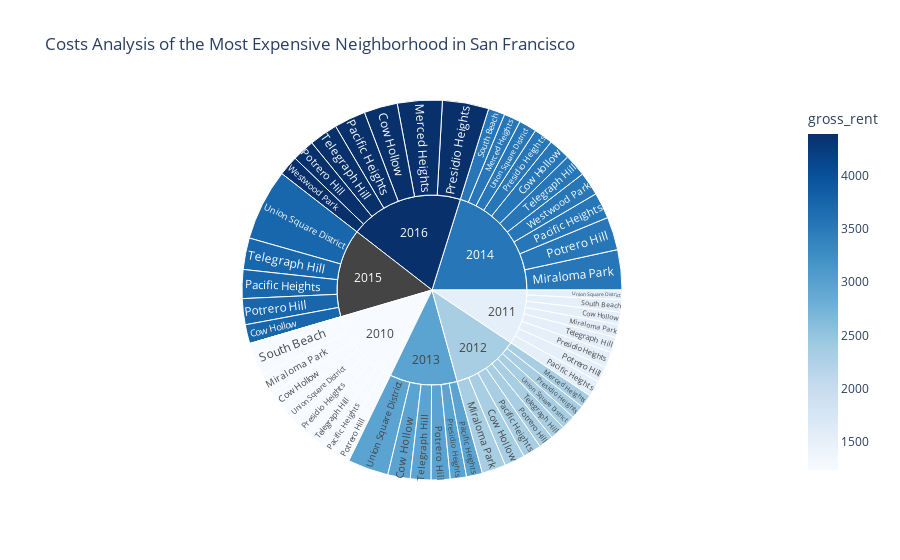

This figure's notebook cell:
### Code cell
sunburst()

### Figure 1 — Plotly figure (JSON) as saved in the notebook; plotly's stock layout.template omitted (floating-point values rounded to 4 significant figures)
{"data": [{"branchvalues": "total", "customdata": [[1239], [1530.0], [2324], [2971], [3528.0], [3739.0], [4390], [2324], [3528], [4390], [1239], [1530], [2324], [3528.0], [1239], [1530], [2324], [2971], [3528], [3739], [4390], [1239], [1530], [2324], [2971], [3528], [3739], [4390], [1239], [1530], [2324], [2971], [3528], [null], [4390], [1239], [1530.0], [3528], [1239], [1530], [2324], [2971], [3528.0], [3739], [4390], [1239], [1530], [2324], [2971], [3528], [3739.0], [3528.0], [4390], [1239.0], [1530], [2324.0], [2971], [3528], [null], [4390]], "domain": {"x": [0, 1], "y": [0, 1]}, "hovertemplate": "labels=%{label}<br>sale_price_sqr_foot=%{value}<br>parent=%{parent}<br>id=%{id}<br>gross_rent=%{color}<extra></extra>", "ids": ["2010/Cow Hollow", "2011/Cow Hollow", "2012/Cow Hollow", "2013/Cow Hollow", "2014/Cow Hollow", "2015/Cow Hollow", "2016/Cow Hollow", "2012/Merced Heights", "2014/Merced Heights", "2016/Merced Heights", "2010/Miraloma Park", "2011/Miraloma Park", "2012/Miraloma Park", "2014/Miraloma Park", "2010/Pacific Heights", "2011/Pacific Heights", "2012/Pacific Heights", "2013/Pacific Heights", "2014/Pacific Heights", "2015/Pacific Heights", "2016/Pacific Heights", "2010/Potrero Hill", "2011/Potrero Hill", "2012/Potrero Hill", "2013/Potrero Hill", "2014/Potrero Hill", "2015/Potrero Hill", "2016/Potrero Hill", "2010/Presidio Heights", "2011/Presidio Heights", "2012/Presidio Heights", "2013/Presidio Heights", "2014/Presidio Heights", "2015/Presidio Heights", "2016/Presidio Heights", "2010/South Beach", "2011/South Beach", "2014/South Beach", "2010/Telegraph Hill", "2011/Telegraph Hill", "2012/Telegraph Hill", "2013/Telegraph Hill", "2014/Telegraph Hill", "2015/Telegraph Hill", "2016/Telegraph Hill", "2010/Union Square District", "2011/Union Square District", "2012/Union Square District", "2013/Union Square District", "2014/Union Square District", "2015/Union Square District", "2014/Westwood Park", "2016/Westwood Park", "2010", "2011", "2012", "2013", "2014", "2015", "2016"], "labels": ["Cow Hollow", "Cow Hollow", "Cow Hollow", "Cow Hollow", "Cow Hollow", "Cow Hollow", "Cow Hollow", "Merced Heights", "Merced Heights", "Merced Heights", "Miraloma Park", "Miraloma Park", "Miraloma Park", "Miraloma Park", "Pacific Heights", "Pacific Heights", "Pacific Heights", "Pacific Heights", "Pacific Heights", "Pacific Heights", "Pacific Heights", "Potrero Hill", "Potrero Hill", "Potrero Hill", "Potrero Hill", "Potrero Hill", "Potrero Hill", "Potrero Hill", "Presidio Heights", "Presidio Heights", "Presidio Heights", "Presidio Heights", "Presidio Heights", "Presidio Heights", "Presidio Heights", "South Beach", "South Beach", "South Beach", "Telegraph Hill", "Telegraph Hill", "Telegraph Hill", "Telegraph Hill", "Telegraph Hill", "Telegraph Hill", "Telegraph Hill", "Union Square District", "Union Square District", "Union Square District", "Union Square District", "Union Square District", "Union Square District", "Westwood Park", "Westwood Park", "2010", "2011", "2012", "2013", "2014", "2015", "2016"], "marker": {"coloraxis": "coloraxis", "colors": [1239, 1530.0, 2324, 2971, 3528.0, 3739.0, 4390, 2324, 3528, 4390, 1239, 1530, 2324, 3528.0, 1239, 1530, 2324, 2971, 3528, 3739, 4390, 1239, 1530, 2324, 2971, 3528, 3739, 4390, 1239, 1530, 2324, 2971, 3528, null, 4390, 1239, 1530.0, 3528, 1239, 1530, 2324, 2971, 3528.0, 3739, 4390, 1239, 1530, 2324, 2971, 3528, 3739.0, 3528.0, 4390, 1239.0, 1530, 2324.0, 2971, 3528, null, 4390]}, "name": "", "parents": ["2010", "2011", "2012", "2013", "2014", "2015", "2016", "2012", "2014", "2016", "2010", "2011", "2012", "2014", "2010", "2011", "2012", "2013", "2014", "2015", "2016", "2010", "2011", "2012", "2013", "2014", "2015", "2016", "2010", "2011", "2012", "2013", "2014", "2015", "2016", "2010", "2011", "2014", "2010", "2011", "2012", "2013", "2014", "2015", "2016", "2010", "2011", "2012", "2013", "2014", "2015", "2014", "2016", "", "", "", "", "", "", ""], "type": "sunburst", "values": [569.4, 390.6, 644.8, 707.4, 691.9, 598.6, 1059.0, 421.1, 528.7, 1417.0, 680.6, 414.7, 756.2, 1268.0, 496.5, 509.0, 586.2, 503.9, 824.7, 910.2, 996.4, 491.5, 503.1, 466.6, 598.7, 1045.0, 821.3, 707.7, 549.4, 493.8, 426.6, 512.8, 603.5, 0, 1466.0, 1037.0, 388.6, 524.6, 524.8, 483.4, 465.8, 653.3, 708.2, 997.0, 903.0, 569.2, 302.1, 445.2, 1290.0, 558.3, 2259.0, 743.0, 631.2, 4918.0, 3485.0, 4213.0, 4267.0, 7496.0, 5586.0, 7180.0]}], "layout": {"autosize": true, "coloraxis": {"colorbar": {"title": {"text": "gross_rent"}}, "colorscale": [[0, "rgb(247,251,255)"], [0.125, "rgb(222,235,247)"], [0.25, "rgb(198,219,239)"], [0.375, "rgb(158,202,225)"], [0.5, "rgb(107,174,214)"], [0.625, "rgb(66,146,198)"], [0.75, "rgb(33,113,181)"], [0.875, "rgb(8,81,156)"], [1, "rgb(8,48,107)"]]}, "legend": {"tracegroupgap": 0}, "title": {"text": "Costs Analysis of the Most Expensive Neighborhood in San Francisco"}}}
